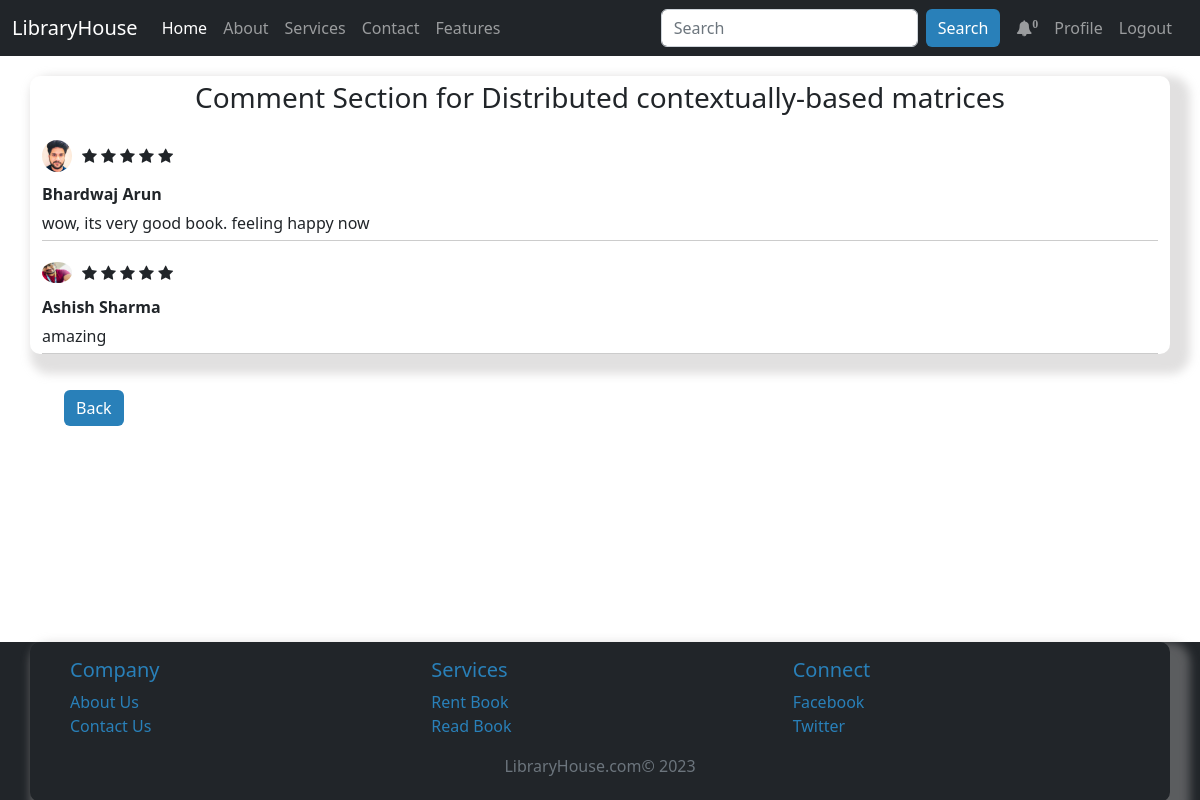
Screenshot of /show_all_comments/1111/ (signed in) with the database file from the repository.
### myapp/models.py (models this page shows, shortened)
class Book(models.Model):
    title = models.CharField(max_length=200)
    author = models.ForeignKey(Author, on_delete=models.CASCADE,related_name='books')
    genre = models.CharField(max_length=50)
    published_year = models.PositiveIntegerField()
    price = models.DecimalField(max_digits=5, decimal_places=2)
    book_content = models.TextField(default='')

class CustomUser(AbstractBaseUser, PermissionsMixin):
    email = models.EmailField(unique=True)
    name = models.CharField(max_length=128,default='')
    age = models.PositiveIntegerField(blank=True, null=True)
    profile_pic = models.ImageField(upload_to='profile_pics/', blank=True, null=True)
    mobile_number = models.CharField(max_length=15, unique=True, blank=True, null=True)
    country = models.CharField(max_length=100,default='',blank=False)
    city = models.CharField(max_length=100,default='',blank=False)
    is_active = models.BooleanField(default=True)
    is_staff = models.BooleanField(default=False)
    date_joined = models.DateTimeField(default=timezone.now)
    objects = CustomUserManager()
    groups = models.ManyToManyField(Group, verbose_name='Groups', blank=True, related_name='custom_user_set')
    user_permissions = models.ManyToManyField(Permission, verbose_name='User Permissions', blank=True, related_name='custom_user_set')
    USERNAME_FIELD = 'email'
    REQUIRED_FIELDS = []

class Comment(models.Model):
    user = models.ForeignKey(CustomUser, on_delete=models.CASCADE)
    book = models.ForeignKey(Book, on_delete=models.CASCADE, related_name='comments')
    content = models.TextField(max_length=250,blank=False,null=False)
    created_at = models.DateTimeField(auto_now_add=True)

### myapp/views.py (the view)
# urls.py: path('show_all_comments/<int:book_id>/',views.show_all_comments, name='show_all_comments'),
@login_required
@require_GET
def show_all_comments(request, book_id):
    if request.method == 'GET':
        book = Book.objects.get(pk=book_id)
        users_with_comments = CustomUser.objects.filter(comment__book=book).distinct()
        ratings = Rating.objects.filter(book=book).values('user__id', 'rating')
        users_with_ratings_for_book = list(ratings)
        user_comments_dict = {}
        for user in users_with_comments:
            user_comments = Comment.objects.filter(user=user, book=book)
            user_comments_dict[user] = user_comments
        context = {
            'book': book,
            'user_comments_dict': user_comments_dict,
            'users_with_ratings_for_book':users_with_ratings_for_book,
        }
    return render(request, 'all_comments.html', context)

### myapp/context_processors.py (called while the page is built)
def user_authentication(request):
    user = get_user(request)
    return {'user': user, 'is_authenticated': user.is_authenticated}

### templates/all_comments.html (shortened to what this page needs)
{% extends 'base.html' %}
{% load static %}
{% block content %}
<div class="container">
    <h3 class="section-title">Comment Section for {{ book.title }}</h3>
    {% for user, comments in user_comments_dict.items %}
    <div class="comment" id="comment-{{ user.id }}">
        <div class="user-info">
            <img class="author-image" src="{% if user.profile_pic %}{{ user.profile_pic.url }}{% else %}{% static 'images/user-avatar.png' %}{% endif %}" alt="{{ user.name }}'s Image">
            <div class="rating" id="rating-{{ user.id }}" data-book-id="{{ book.id }}" data-user-id="{{ user.id }}" data-user-rating="{{ user_rating }}">
                <i class="fa fa-star" data-star="1"></i>
                <i class="fa fa-star" data-star="2"></i>
                <i class="fa fa-star" data-star="3"></i>
                <i class="fa fa-star" data-star="4"></i>
                <i class="fa fa-star" data-star="5"></i>
            </div>
        </div>
        <div class="user-comments">
            <p><strong>
                {% if user.is_authenticated %}
                    {% if not user.name %}
                        Anonymous
                    {% else %}
                        {{user.name}}
                    {% endif %}
                {% else %}
                    {% if not user.name %}
                        You
                    {% else %}
                        {{ user.name }}
                    {% endif %}
                {% endif %}
            </strong></p>
            {% for comment in comments %}
                <p>{{ comment.content }}</p>
            {% empty %}
                <p>No comments yet.</p>
            {% endfor %}
        </div>
    </div>
    {% empty %}
        <p>No users have commented on this book yet.</p>
    {% endfor %}
</div>
    <a href="{% url 'book_detail' book.id %}" role="button" class="btn btn-danger my-3" style="cursor: pointer; margin-left:4rem;">Back</a>
{% endblock content %}

### static/css/style.css (style rules this page uses)
.btn-danger { background-color: #2980b9 !important; border: #2980b9 !important; }

### templates/base.html (style rules this page uses)
:root { --primary: #000000; --background: #232323; --secondary-background: #F2F2F2; --gray: #847F90; --gray-hover: #171717; --primary-hover: #555555; --link-gray: #666666; --link-gray-hover: #171717; --gray: #E1E1E1; --gray-border: #E6E6E6; --white: #FCFCFC; --navbar-height: 64px; }

### templates/all_comments.html (style rules this page uses)
.section-title { text-align: center; margin: 20px; padding: 5px; }
.comment img { width: 30px; height: auto; border-radius: 50%; margin-right: 10px; }
.comment p { margin: 0; }
.comment { display: flex; flex-direction: column; margin-bottom: 20px; border-bottom: 1px solid #ccc; }
.user-info { display: flex; align-items: center; margin-bottom: 5px; }
.user-info .author-image { width: 30px; height: auto; border-radius: 50%; margin-right: 10px; }
.user-comments p { margin: 5px 0; }
.container { box-shadow: 10px 10px 10px 10px rgba(180, 177, 177, 0.4); border-radius: 10px; display: block; }

### rows the page displays
Book: title "Distributed contextually-based matrices"
CustomUser: profile_pic (picture), name "Bhardwaj Arun"
Comment: content "wow, its very good book. feeling happy now"
CustomUser: profile_pic (picture), name "Ashish Sharma"
Comment: content "amazing"
